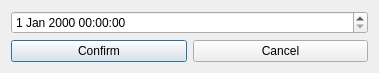
<?xml version="1.0" encoding="UTF-8"?>
<ui version="4.0">
 <class>Dialog</class>
 <widget class="QDialog" name="Dialog">
  <property name="geometry">
   <rect>
    <x>0</x>
    <y>0</y>
    <width>379</width>
    <height>67</height>
   </rect>
  </property>
  <property name="windowTitle">
   <string>Dialog</string>
  </property>
  <layout class="QVBoxLayout" name="verticalLayout">
   <item>
    <widget class="QDateTimeEdit" name="dateTimeEdit"/>
   </item>
   <item>
    <layout class="QHBoxLayout" name="horizontalLayout">
     <item>
      <widget class="QPushButton" name="confirmBtn">
       <property name="text">
        <string>Confirm</string>
       </property>
      </widget>
     </item>
     <item>
      <widget class="QPushButton" name="cancelBtn">
       <property name="text">
        <string>Cancel</string>
       </property>
      </widget>
     </item>
    </layout>
   </item>
  </layout>
 </widget>
 <resources/>
 <connections/>
</ui>
